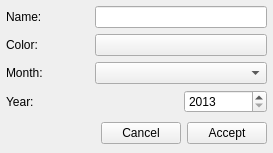
<?xml version="1.0" encoding="UTF-8"?>
<ui version="4.0">
 <class>MonthGoalWidget</class>
 <widget class="QWidget" name="MonthGoalWidget">
  <property name="geometry">
   <rect>
    <x>0</x>
    <y>0</y>
    <width>273</width>
    <height>153</height>
   </rect>
  </property>
  <property name="windowTitle">
   <string>Form</string>
  </property>
  <layout class="QVBoxLayout" name="verticalLayout">
   <property name="leftMargin">
    <number>6</number>
   </property>
   <property name="topMargin">
    <number>6</number>
   </property>
   <property name="rightMargin">
    <number>6</number>
   </property>
   <property name="bottomMargin">
    <number>6</number>
   </property>
   <item>
    <widget class="QWidget" name="widget" native="true">
     <layout class="QGridLayout" name="gridLayout">
      <property name="leftMargin">
       <number>0</number>
      </property>
      <property name="topMargin">
       <number>0</number>
      </property>
      <property name="rightMargin">
       <number>0</number>
      </property>
      <property name="bottomMargin">
       <number>0</number>
      </property>
      <item row="0" column="0">
       <widget class="QLabel" name="label">
        <property name="text">
         <string>Name:</string>
        </property>
       </widget>
      </item>
      <item row="0" column="1" colspan="2">
       <widget class="QLineEdit" name="name_LineEdit"/>
      </item>
      <item row="1" column="0">
       <widget class="QLabel" name="label_2">
        <property name="text">
         <string>Color:</string>
        </property>
       </widget>
      </item>
      <item row="1" column="1" colspan="2">
       <widget class="QPushButton" name="btn_Color">
        <property name="minimumSize">
         <size>
          <width>30</width>
          <height>20</height>
         </size>
        </property>
        <property name="text">
         <string/>
        </property>
       </widget>
      </item>
      <item row="2" column="0">
       <widget class="QLabel" name="label_3">
        <property name="text">
         <string>Month:</string>
        </property>
       </widget>
      </item>
      <item row="2" column="1" colspan="2">
       <widget class="QComboBox" name="month_ComboBox">
        <item>
         <property name="text">
          <string/>
         </property>
        </item>
        <item>
         <property name="text">
          <string>January</string>
         </property>
        </item>
        <item>
         <property name="text">
          <string>February</string>
         </property>
        </item>
        <item>
         <property name="text">
          <string>March</string>
         </property>
        </item>
        <item>
         <property name="text">
          <string>April</string>
         </property>
        </item>
        <item>
         <property name="text">
          <string>May</string>
         </property>
        </item>
        <item>
         <property name="text">
          <string>June</string>
         </property>
        </item>
        <item>
         <property name="text">
          <string>July</string>
         </property>
        </item>
        <item>
         <property name="text">
          <string>August</string>
         </property>
        </item>
        <item>
         <property name="text">
          <string>September</string>
         </property>
        </item>
        <item>
         <property name="text">
          <string>October</string>
         </property>
        </item>
        <item>
         <property name="text">
          <string>November</string>
         </property>
        </item>
        <item>
         <property name="text">
          <string>December</string>
         </property>
        </item>
       </widget>
      </item>
      <item row="3" column="0" colspan="2">
       <widget class="QLabel" name="label_4">
        <property name="text">
         <string>Year:</string>
        </property>
       </widget>
      </item>
      <item row="3" column="2">
       <widget class="QSpinBox" name="year_SpinBox">
        <property name="minimum">
         <number>2013</number>
        </property>
        <property name="maximum">
         <number>2100</number>
        </property>
       </widget>
      </item>
     </layout>
    </widget>
   </item>
   <item>
    <widget class="QWidget" name="widget_2" native="true">
     <layout class="QHBoxLayout" name="horizontalLayout">
      <property name="leftMargin">
       <number>0</number>
      </property>
      <property name="topMargin">
       <number>0</number>
      </property>
      <property name="rightMargin">
       <number>0</number>
      </property>
      <property name="bottomMargin">
       <number>0</number>
      </property>
      <item>
       <spacer name="horizontalSpacer">
        <property name="orientation">
         <enum>Qt::Horizontal</enum>
        </property>
        <property name="sizeHint" stdset="0">
         <size>
          <width>69</width>
          <height>20</height>
         </size>
        </property>
       </spacer>
      </item>
      <item>
       <widget class="QPushButton" name="btn_Cancel">
        <property name="text">
         <string>Cancel</string>
        </property>
       </widget>
      </item>
      <item>
       <widget class="QPushButton" name="btn_Accept">
        <property name="text">
         <string>Accept</string>
        </property>
       </widget>
      </item>
     </layout>
    </widget>
   </item>
  </layout>
 </widget>
 <resources/>
 <connections/>
</ui>
